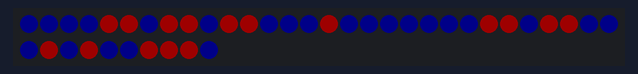
Simulated run of this sketch. Board: Arduino Uno, built with avr-gcc and run on an emulated ATmega328P. Parts: 40 RGB LEDs in strip order, left to right, continuing on the next row. Dim RGB values are drawn brighter than linear; random numbers use the default seed unless the sketch sets one.

Above: at 0.73 s.
At 1.2 s:
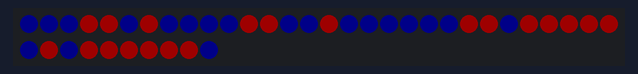
At 1.67 s:
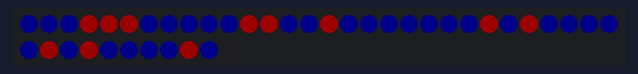
At 2.14 s:
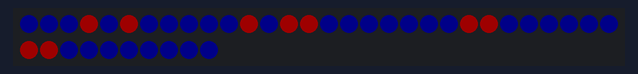
At 28.52 s:
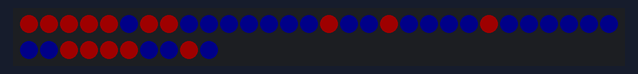
At 29.8 s:
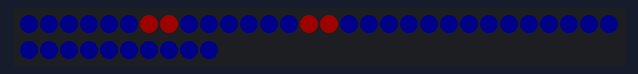

Measured:
- what the display in image 0 shows lasts 0.5 s, from 0.5 s to 1.0 s

The sketch:

Sketch.ino
```cpp
#include <Adafruit_NeoPixel.h>
#define PIN            6
#define PIXELSPERROW   8 //Column
#define ROWS   5
#define NUMPIXELS      PIXELSPERROW * ROWS// ROWS * PIXELSPERROW
Adafruit_NeoPixel pixels = Adafruit_NeoPixel(NUMPIXELS, PIN, NEO_GRB + NEO_KHZ800);
int pixelLife[NUMPIXELS];
int pixelLifeNext[NUMPIXELS];
int changes = 0;
int changesBefore = 0, count = 0;
uint32_t life = pixels.Color(30, 0, 0);
uint32_t dead = pixels.Color(0, 0, 10);

void setup() {
  randomSeed(analogRead(0));
  delay(20);
  pixels.begin();
  resetNeopixel();
}

void loop() {
  delay(400);
  showNextStep();
  if (changesBefore == changes) {
    count++;
  } else {
    changesBefore = changes;
    count = 0;
  }
  if (count ==  50) {
    resetNeopixel();
    count = 0;
  }
}

void resetNeopixel() {
  for (int i = 0; i < NUMPIXELS ; i++) {
    int token = random(0, 2);
    if (token == 1) {
      pixelLifeNext[i] = 1;
    } else {
      pixelLifeNext[i] = 0;
    }
  }
  syncArrays();
}

void refreshNeopixel() {
  for (int i = 0; i < NUMPIXELS ; i++) {
    if (pixelLife[i] == 1) { //lebendige Zelle
      pixels.setPixelColor( i , life);
    } else {
      pixels.setPixelColor( i , dead);
    }
    pixels.show();
  }
}

void showNextStep() {
  changes = 0;
  for (int i = 0; i < NUMPIXELS ; i++) {
    int life = checkNeiberhood(i);
    if (life < 2 || life > 3) {
      pixelLifeNext[i] = 0;
      changes++;
    }
    if (life == 3) {
      pixelLifeNext[i] = 1;
      changes++;
    }
  }
  syncArrays();
  refreshNeopixel();
}

void syncArrays() {
  for (int i = 0; i < NUMPIXELS ; i++) {
    pixelLife[i] = pixelLifeNext[i];
  }
}

int checkNeiberhood(int pixel) {
  int lifeCount = 0;
  boolean checkLeft = true,
          checkRigth  = true,
          checkBottom  = true,
          checkTop  = true;

  if (PIXELSPERROW - pixel > 0 ) {
    checkLeft = false;
  }
  if (pixel + PIXELSPERROW >= NUMPIXELS) {
    checkRigth = false;
  }
  if (pixel % PIXELSPERROW == 0 ) {
    checkBottom = false;
  }
  if (pixel % PIXELSPERROW == 7 ) {
    checkTop = false;
  }
  if (checkTop && pixelLife[pixel + 1] == 1 ) {
    lifeCount++;
  }
  if (checkBottom && pixelLife[pixel - 1] == 1 ) {
    lifeCount++;
  }
  if (checkLeft  && pixelLife[pixel - PIXELSPERROW] == 1 ) {
    lifeCount++;
  }
  if (checkTop && checkLeft  && pixelLife[pixel - PIXELSPERROW + 1] == 1 ) {
    lifeCount++;
  }
  if (checkBottom && checkLeft && pixelLife[pixel - PIXELSPERROW - 1] == 1 ) {
    lifeCount++;
  }
  if ( checkRigth  &&  pixelLife[pixel + PIXELSPERROW] == 1 ) {
    lifeCount++;
  }
  if (checkTop && checkRigth  &&  pixelLife[pixel + PIXELSPERROW + 1] == 1 ) {
    lifeCount++;
  }
  if (checkBottom && checkRigth && pixelLife[pixel + PIXELSPERROW - 1] == 1 ) {
    lifeCount++;
  }
  return lifeCount;
}
```
